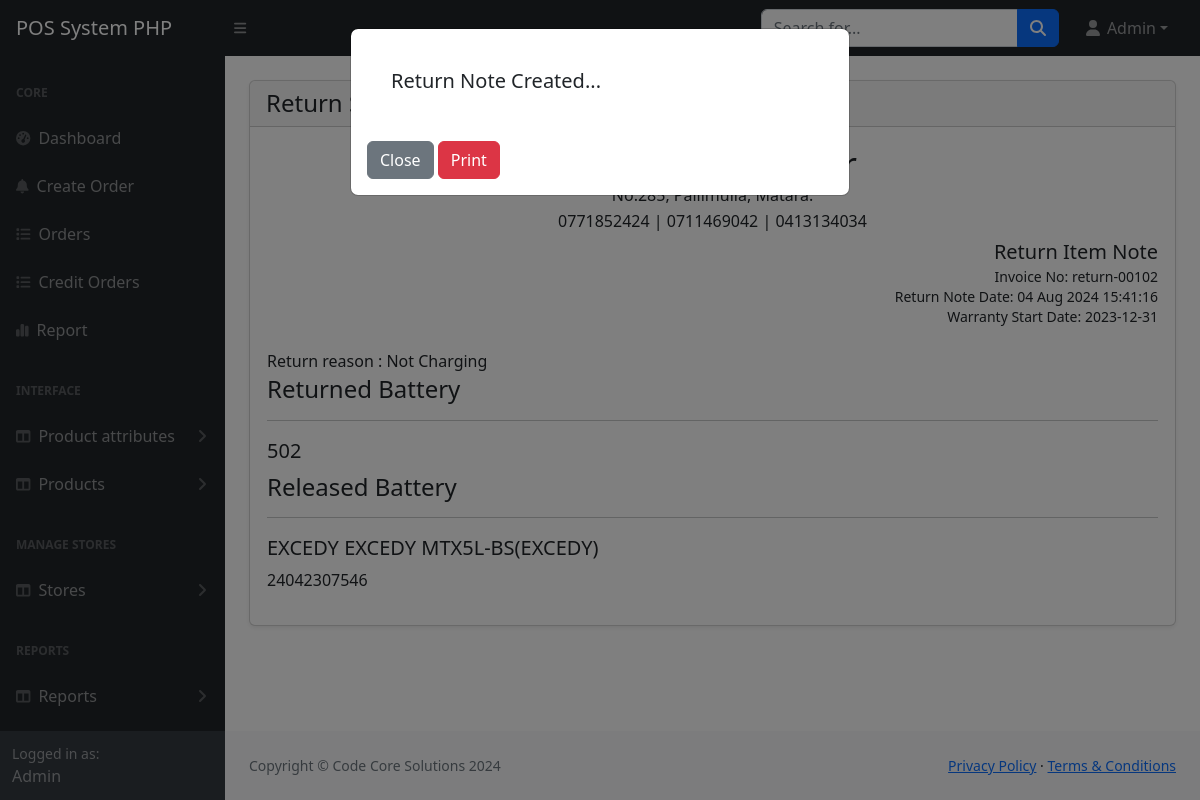
The page /main/admin/return-summary.php (signed in) on the database as committed earlier.
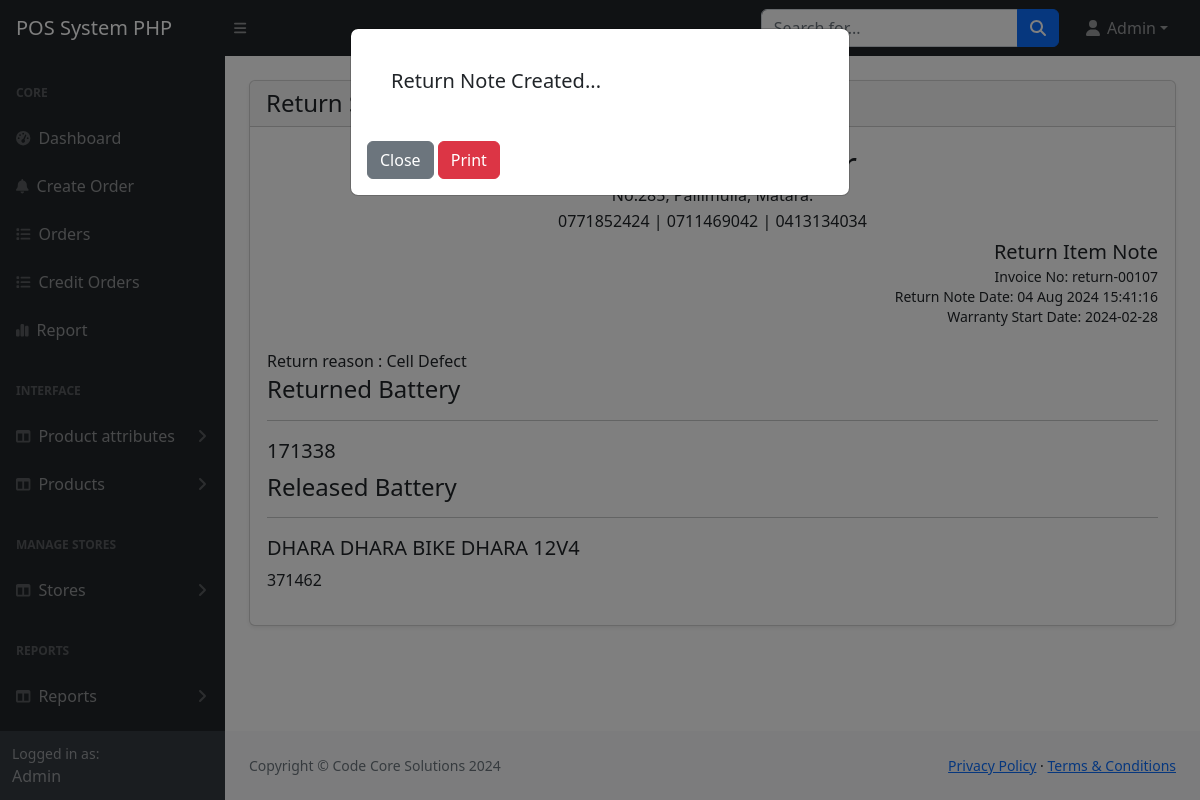
The same page on the database as committed later.
### tables this page shows
CREATE TABLE `returns` (
  `id` int(11) NOT NULL,
  `invoice` varchar(255) NOT NULL,
  `received_item` varchar(255) NOT NULL,
  `released_item` varchar(255) NOT NULL,
  `released_name` varchar(255) NOT NULL,
  `return_comment` text DEFAULT NULL,
  `tr_date` varchar(255) NOT NULL,
  `wrdate` varchar(255) DEFAULT NULL
);

CREATE TABLE `products` (
  `id` int(11) NOT NULL,
  `category_id` int(11) NOT NULL,
  `name` varchar(255) NOT NULL,
  `description` mediumtext DEFAULT NULL,
  `price` int(11) NOT NULL,
  `buying_price` int(11) NOT NULL DEFAULT 0,
  `quantity` int(11) NOT NULL,
  `image` varchar(255) DEFAULT NULL,
  `status` tinyint(4) NOT NULL DEFAULT 0 COMMENT '0=Visible; 1=Hidden',
  `exactdate` varchar(255) DEFAULT NULL,
  `created_at` timestamp NOT NULL DEFAULT current_timestamp(),
  `Brand` varchar(255) DEFAULT NULL,
  `Type` varchar(255) DEFAULT NULL
);

CREATE TABLE `brands` (
  `id` int(8) NOT NULL,
  `name` varchar(255) NOT NULL,
  `Description` text DEFAULT NULL
);

CREATE TABLE `categories` (
  `id` int(11) NOT NULL,
  `name` text NOT NULL,
  `brand_id` varchar(255) NOT NULL,
  `description` tinytext DEFAULT NULL,
  `status` int(11) NOT NULL DEFAULT 0 COMMENT '0=Visible; 1=Hidden'
);

CREATE TABLE `type` (
  `id` int(8) NOT NULL,
  `name` varchar(255) NOT NULL,
  `category` varchar(255) NOT NULL,
  `Description` text DEFAULT NULL,
  `buying_price` varchar(255) NOT NULL DEFAULT '0',
  `selling_price` varchar(255) NOT NULL DEFAULT '0',
  `status` int(11) NOT NULL DEFAULT 1,
  `amp` varchar(255) NOT NULL DEFAULT '0',
  `tbatch` varchar(255) DEFAULT '0'
);

### main/admin/return-summary.php (the view, shortened to what this page needs)
<?php
include('includes/header.php');
?>
    <div class="modal fade" id="orderSuccessModal" data-bs-backdrop="static" data-bs-keyboards="false" tabindex="-1"
         aria-labelledby="exampleModalLabel" aria-hidden="true">
        <div class="modal-dialog">
            <div class="modal-content">
                <div class="modal-body">
                    <div class="mb-3 p-4">
                        <h5 id="orderPlaceSuccess">Return Note Created...</h5>
                    </div>
                    <a href="grn.php" class="btn btn-secondary">Close</a>
                    <a href="orders-view-print.php" class="btn btn-danger" onclick="printBillingArea()">Print</a>
                </div>
            </div>
        </div>
    </div>
    <main>
        <div class="container-fluid px-4">
            <div class="row">
                <div class="col-md-12">
                    <div class="card mt-4 shadow-sm">
                        <div class="card-header">
                            <h4 class="mb-0">Return Summary
                            </h4>
                        </div>
                        <div class="card-body">
                            <?php
                            if(isset($_GET['recid'])){
                                $invoice_no = $_GET['recid'];
                                $querystr = "SELECT * FROM `returns` WHERE id= '".$invoice_no."';";
                                $result = mysqli_query($conn, $querystr);
                                $headdetails = mysqli_fetch_assoc($result);
                            }else{
                                $querystr = "SELECT * FROM `returns` ORDER BY id DESC LIMIT 1;";
                                $result = mysqli_query($conn, $querystr);
                                $headdetails = mysqli_fetch_assoc($result);
                                $invoice_no = $headdetails['id'];
                            }
                            $oldbattery = $headdetails['received_item'];
                            $newattery = $headdetails['released_item'];
                            $reason = $headdetails['return_comment'];
                            $newbatdet = "SELECT products.name,`Type`.`name` as 'type_',`Type`.`amp` as 'amp',categories.name as cat,brands.name as brand FROM products LEFT JOIN `type` ON `type`.`id` = products.`Type` LEFT JOIN categories ON categories.id=products.category_id LEFT JOIN brands ON brands.id=categories.brand_id WHERE products.id='" . $newattery . "';";
                            $newdetails = mysqli_query($conn, $newbatdet);
                            $newdetails_ = mysqli_fetch_assoc($newdetails);
                            ?>
                            <div id="myBillingArea">
                                <table style="width: 100%; margin-bottom: 20px;">
                                    <tbody>
                                    <tr>
                                        <td style="text-align: center;" colspan="2">
                                            <h4 style="font-size: 35px; line-height: 35px; margin: 2px; padding: 0;">J.K
                                                Battery Center </h4>
                                            <p style="font-size: 16px; line-height: 24px; margin:2px; padding: 0;">
                                                No:285, Pallimulla, Matara.</p>
                                            <p style="font-size: 16px; line-height: 24px; margin:2px; padding: 0;">
                                                0771852424 | 0711469042 | 0413134034</p>
                                        </td>
                                    </tr>
                                    <tr>
                                        <td>
                                        </td>
                                        <td align="end">
                                            <h5 style="font-size: 20px; line-height: 30px; margin:0px; padding: 0;">
                                               Return Item Note</h5>
                                            <p style="font-size: 14px; line-height: 20px; margin:0px; padding: 0;">
                                                Invoice No: <?php echo "return-00".$invoice_no; ?> </p>
                                            <p style="font-size: 14px; line-height: 20px; margin:0px; padding: 0;">
                                                Return Note Date: <?= date('d M Y H:i:s'); ?> </p>
                                            <p style="font-size: 14px; line-height: 20px; margin:0px; padding: 0;">
                                                Warranty Start Date: <?php echo $headdetails['wrdate'] ?> </p>
                                        </td>
                                    </tr>
                                    </tbody>
                                </table>
                                <div class="table-responsive mb-3">
                                    <table style="width: 100%;">
                                        <tr>
                                            <td>
                                                <?php
                                                echo "Return reason : ".$reason;
                                                ?>
                                            </td>
                                        </tr>
                                        <tr>
                                            <td>
                                                <h4 align="left">Returned Battery</h4>
                                                <hr>
                                            </td>
                                        </tr>
                                        <tr>
                                            <td>
                                                <?php
                                                    echo "<h5>".$oldbattery."</h5>";
                                                ?>
                                            </td>
                                        </tr>
                                        <tr>
                                            <td>
                                                <h4 align="left">Released Battery</h4>
                                                <hr>
                                            </td>
                                        </tr>
                                        <tr>
                                            <td>
                                                <?php
                                                echo "<h5>".$newdetails_["brand"]." ".$newdetails_["cat"]." ".$newdetails_["type_"]."</h5>".$newdetails_['name'];
                                                ?>
                                            </td>
                                        </tr>
                                    </table>
                                </div>
                            </div>
                        </div>
                    </div>
                </div>
            </div>
        </div>
    </main>
<?php include('includes/footer.php'); ?>

### main/admin/includes/header.php (shortened to what this page needs)
<!DOCTYPE html>
<html lang="en">
<head>
  <link href="./../admin/assets/css/simpledb.min.css" rel="stylesheet" />
  <link href="assets/css/styles.css" rel="stylesheet" />
  <link href="./../admin/assets/css/sl2.min.css" rel="stylesheet" />
  <link rel="stylesheet" href="./../admin/assets/css/alrt.min.css" />
  <link rel="stylesheet" href="./../admin/assets/css/def.min.css" />
  <link href="assets/css/custom-style.css" rel="stylesheet" />
  <link rel="stylesheet" href="assets/js/DataTables/datatables.css" />
</head>
<body class="sb-nav-fixed">
  <?php include('navbar.php'); ?>
  <div id="layoutSidenav">
    <?php include('sidebar.php'); ?>
    <div id="layoutSidenav_content">

### main/admin/includes/navbar.php (shortened to what this page needs)
<nav class="sb-topnav navbar navbar-expand navbar-dark bg-dark">
    <a class="navbar-brand ps-3" href="index.php">POS System PHP</a>
    <button class="btn btn-link btn-sm order-1 order-lg-0 me-4 me-lg-0" id="sidebarToggle" href="#!"><i class="fas fa-bars"></i></button>
    <form class="d-none d-md-inline-block form-inline ms-auto me-0 me-md-3 my-2 my-md-0">
        <div class="input-group">
            <input class="form-control" type="text" placeholder="Search for..." aria-label="Search for..." aria-describedby="btnNavbarSearch" />
            <button class="btn btn-primary" id="btnNavbarSearch" type="button"><i class="fas fa-search"></i></button>
        </div>
    </form>
    <ul class="navbar-nav ms-auto ms-md-0 me-3 me-lg-4">
        <li class="nav-item dropdown">
            <a class="nav-link dropdown-toggle" id="navbarDropdown" href="#" role="button" data-bs-toggle="dropdown" aria-expanded="false"><i class="fas fa-user fa-fw"></i>
                <?= ($_SESSION['loggedInUser']['name']) ?></a>
        </li>
    </ul>
</nav>

### main/admin/includes/sidebar.php (shortened to what this page needs)
<?php
$page = substr($_SERVER['SCRIPT_NAME'], strrpos($_SERVER['SCRIPT_NAME'], "/") + 1);
?>
<div id="layoutSidenav_nav">
    <nav class="sb-sidenav accordion sb-sidenav-dark" id="sidenavAccordion">
        <div class="sb-sidenav-menu">
            <div class="nav">
                <div class="sb-sidenav-menu-heading">Core</div>
                <a class="nav-link <?= $page == 'index.php' ? 'active' : '' ?>" href="index.php">
                    <div class="sb-nav-link-icon"><i class="fas fa-tachometer-alt"></i></div>
                    Dashboard
                </a>
                <a class="nav-link <?= $page == 'order-create.php' ? 'active' : '' ?>" href="order-create.php">
                    <div class="sb-nav-link-icon"><i class="fas fa-bell"></i></div>
                    Create Order
                </a>
                <a class="nav-link <?= $page == 'orders.php' ? 'active' : '' ?>" href="orders.php">
                    <div class="sb-nav-link-icon"><i class="fas fa-list"></i></div>
                    Orders
                </a>
                <a class="nav-link <?= $page == 'credit-orders.php' ? 'active' : '' ?>" href="credit-orders.php">
                    <div class="sb-nav-link-icon"><i class="fas fa-list"></i></div>
                    Credit Orders
                </a>
                <a class="nav-link <?= $page == 'reports.php' ? 'active' : '' ?>" href="reports.php">
                    <div class="sb-nav-link-icon"><i class="fas fa-chart-simple"></i></div>
                    Report
                </a>
                <div class="sb-sidenav-menu-heading">Interface</div>
                <a class="nav-link <?= ($page == 'category-create.php') || ($page == 'categories.php') ? 'collapse active' : 'collapsed' ?>"
                   href="#" data-bs-toggle="collapse" data-bs-target="#collapseCategories" aria-expanded="false"
                   aria-controls="collapseCategories">
                    <div class="sb-nav-link-icon"><i class="fas fa-columns"></i></div>
                    Product attributes
                    <div class="sb-sidenav-collapse-arrow"><i class="fas fa-angle-down"></i></div>
                </a>
                <a class="nav-link <?= ($page == 'product-create.php') || ($page == 'products.php') ? 'collapse active' : 'collapsed' ?>"
                   href="#" data-bs-toggle="collapse" data-bs-target="#collapseProducts" aria-expanded="false"
                   aria-controls="collapseProducts">
                    <div class="sb-nav-link-icon"><i class="fas fa-columns"></i></div>
                    Products
                    <div class="sb-sidenav-collapse-arrow"><i class="fas fa-angle-down"></i></div>
                </a>
                <div class="sb-sidenav-menu-heading">Manage Stores</div>
                <a class="nav-link <?= ($page == 'customer-create.php') || ($page == 'customers.php') ? 'collapse active' : 'collapsed' ?>"
                   href="#" data-bs-toggle="collapse" data-bs-target="#collapseStores" aria-expanded="false"
                   aria-controls="collapseCustomers">
                    <div class="sb-nav-link-icon"><i class="fas fa-columns"></i></div>
                    Stores
                    <div class="sb-sidenav-collapse-arrow"><i class="fas fa-angle-down"></i></div>
                </a>
                <div class="sb-sidenav-menu-heading">Reports</div>
                <a class="nav-link <?= ($page == 'item-report.php') || ($page == 'sales-report.php') ? 'collapse active' : 'collapsed' ?>"
                   href="#" data-bs-toggle="collapse" data-bs-target="#collapseReports" aria-expanded="false"
                   aria-controls="collapseCustomers">
                    <div class="sb-nav-link-icon"><i class="fas fa-columns"></i></div>
                    Reports
                    <div class="sb-sidenav-collapse-arrow"><i class="fas fa-angle-down"></i></div>
                </a>
                <div class="sb-sidenav-menu-heading">Manage Users</div>
            </div>
        </div>
        <div class="sb-sidenav-footer">
            <div class="small">Logged in as:</div>
            <?= ($_SESSION['loggedInUser']['name']) ?>
        </div>
    </nav>
</div>

### main/admin/includes/footer.php (shortened to what this page needs)
<footer class="py-4 bg-light mt-auto">
    <div class="container-fluid px-4">
        <div class="d-flex align-items-center justify-content-between small">
            <div class="text-muted">Copyright &copy; Code Core Solutions <?php echo date("Y"); ?> </div>
            <div>
                <a href="#">Privacy Policy</a>
                &middot;
                <a href="#">Terms &amp; Conditions</a>
            </div>
        </div>
    </div>
</footer>
</div>
</div>
</body>
</html>

### main/admin/assets/js/DataTables/datatables.css (style rules this page uses)
:root { --dt-row-selected: 13, 110, 253; --dt-row-selected-text: 255, 255, 255; --dt-row-selected-link: 9, 10, 11; --dt-row-stripe: 0, 0, 0; --dt-row-hover: 0, 0, 0; --dt-column-ordering: 0, 0, 0; --dt-html-background: white; }

Rows that differ between the two databases and show on the page:
no longer on this page (row unchanged): returns: id "102", wrdate "2023-12-31", return_comment "Not Charging", received_item "502"
no longer on this page (row unchanged): products: brands.name "EXCEDY", category.name "EXCEDY", type.name "MTX5L-BS(EXCEDY)", name "24042307546"
added returns: id "107", wrdate "2024-02-28", return_comment "Cell Defect", received_item "171338"
added products: brands.name "DHARA", category.name "DHARA BIKE", type.name "DHARA 12V4", name "371462"
